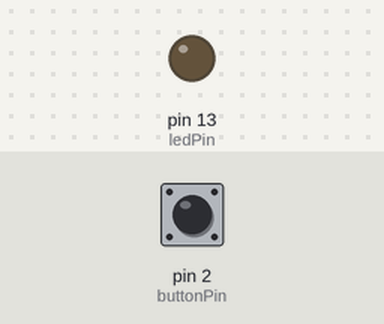
Bench run of a sketch on a simulated Arduino Uno, built with avr-gcc and run on an emulated ATmega328P. On the bench: output pins drawn as LEDs (lit = HIGH). Dashed ring = blinking. Inputs (shaded band) come from the test bench; at power-on: pin 2 (buttonPin) LOW.

Above: at 1.2 s.
1.3 s: pin 2 (buttonPin) pulled HIGH for 1 s
At 1.75 s:
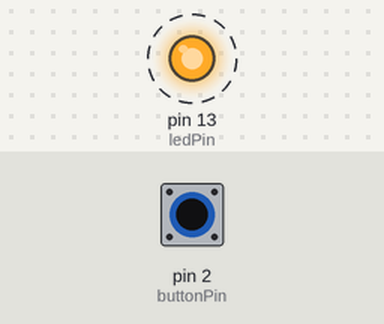
4.0 s: pin 2 (buttonPin) pulled HIGH for 0.15 s
At 4.9 s:
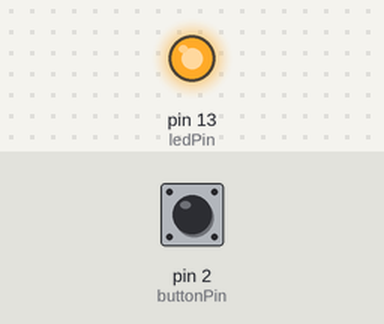
5.8 s: pin 2 (buttonPin) pulled HIGH for 3.2 s
At 9.7 s:
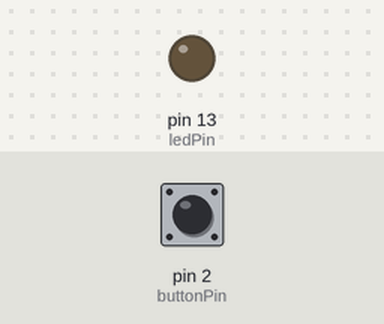
Timing chart, 0 to 11.2 s (numbered marks = the images above; inputs shaded):
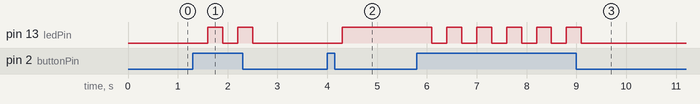

The sketch:

PushToSwitch.ino
```cpp
// (licence header left out)
/*
-----------------------------------------------------------------------------
-----------       MAKIT PUSH BUTTON TO SWITCH            --------------------
-----------------------------------------------------------------------------

-----------------------------------------------------------------------------
-----------------             DESCRIPTION            ------------------------
-----------------------------------------------------------------------------
This basic code allows you to use a push sensor button as a switch.
-----------------------------------------------------------------------------

-----------------------------------------------------------------------------
---------------                DETAILS                 ----------------------
-----------------------------------------------------------------------------
--  Program: Push to switch
--  Version: 1.00b (beta version, it may containt some bugs or errors)
    1.00 First working version
--  Date: 9-05-16
--  Authors: Cristobal Selma, Maria Garcia

-----------------------------------------------------------------------------
-----------                PROGRAM                 -----------------
-----------------------------------------------------------------------------
*/
// constants won't change. They're used here to
// set pin numbers:
const int buttonPin = 2;     // the number of the pushbutton pin
const int ledPin =  13;      // the number of the LED pin

// variables will change:
int buttonState = 0;         // variable for READING the pushbutton status
int variable_buttonState = 0;         // variable for STORING the pushbutton status

void setup() {
  // initialize the LED pin as an output:
  pinMode(ledPin, OUTPUT);
  // initialize the pushbutton pin as an input:
  pinMode(buttonPin, INPUT);
}

void loop(){
  // read the state of the pushbutton value:
  buttonState = digitalRead(buttonPin);

  // check if the pushbutton is pressed.
  // if it is, the buttonState is HIGH:
  if (buttonState == HIGH) {
    // turn LED on:
    variable_buttonState = !variable_buttonState;
    //waiting time so we're not changing state several times with only push
    delay(300);
  }

  if (variable_buttonState == HIGH) {
  // turn led on
    digitalWrite(ledPin, HIGH);
  }
  else {
    // turn LED off:
    digitalWrite(ledPin, LOW);
  }
}
```

Measured:
- after the input at 1.3 s, pin 13 (ledPin): alternates HIGH for 0.30 s and LOW for 0.30 s, 4 changes in all, then stays LOW, starting after 0.30 s
- after the input at 4.0 s, pin 13 (ledPin): LOW → HIGH after 0.30 s
- after the input at 5.8 s, pin 13 (ledPin): alternates HIGH for 0.30 s and LOW for 0.30 s, 11 changes in all, then stays LOW, starting after 0.30 s
